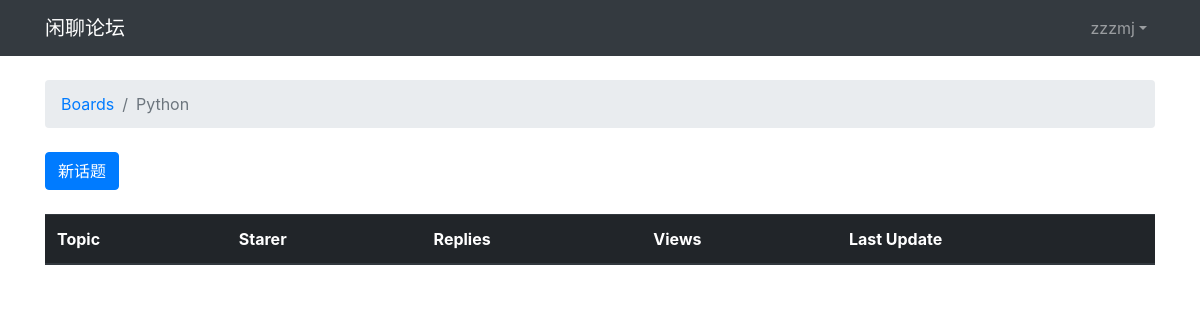
Page /boards/2 (signed in) on the earlier database version.
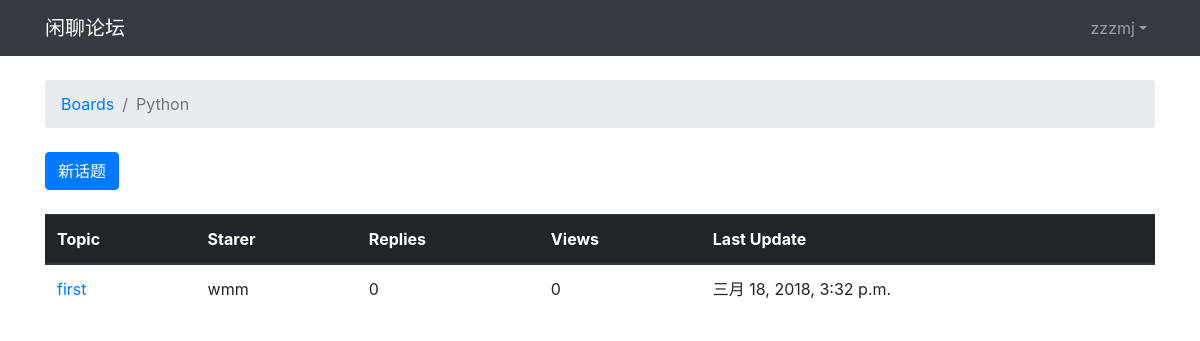
Same page on the later database version.
### Board/models.py (models this page shows, shortened)
class Topic(models.Model):
    subject = models.CharField(max_length=200)
    last_update = models.DateTimeField(auto_now_add=True)
    board = models.ForeignKey(Board, on_delete=models.CASCADE, related_name='topics')
    starter = models.ForeignKey(User, on_delete=models.CASCADE, related_name='topics')
    views = models.PositiveIntegerField(default=0)  # ???

### Board/views.py (the view)
# urls.py: path('boards/<int:pk>', views.board_topics, name='board_topics'),
def board_topics(req, pk):
    board = get_object_or_404(Board, id=pk)
    topics = board.topics.order_by('-last_update').annotate(replies=Count('posts') - 1)
    return render(req, 'topics.html', {'board': board, 'topics': topics})

### templates/topics.html (shortened to what this page needs)
{% extends 'base.html' %}
{% block breadcrumb %}
<li class="breadcrumb-item"><a href="{% url 'home' %}">Boards</a></li>
    <li class="breadcrumb-item active">{{ board.name }}</li>
{% endblock %}
{% block content %}
    <div class="mb-4">
        <a href="{% url 'new_topic' board.pk %}" class="btn btn-primary">新话题</a>
    </div>
<table  class="table table-hover">
    <thead class="thead-dark">
    <tr>
    <th>Topic</th>
    <th>Starer</th>
    <th>Replies</th>
    <th>Views</th>
    <th>Last Update</th>
    </tr>
    </thead>
    <tbody>
    {% for topic in topics %}
    <tr>
        <td><a href="{% url 'topic_posts' board.pk topic.pk %}">{{ topic.subject }}</a></td>
        <td>{{ topic.starter.username }}</td>
        <td>{{ topic.replies }}</td>
        <td>{{ topic.views }}</td>
        <td>{{ topic.last_update }}</td>
    </tr>
    {% endfor %}
    </tbody>
</table>
{% endblock %}

Differences in the rows shown:
added Topic: subject "first", starter.username "wmm", replies "0", views "0", last_update "三月 18, 2018, 3:32 p.m."
